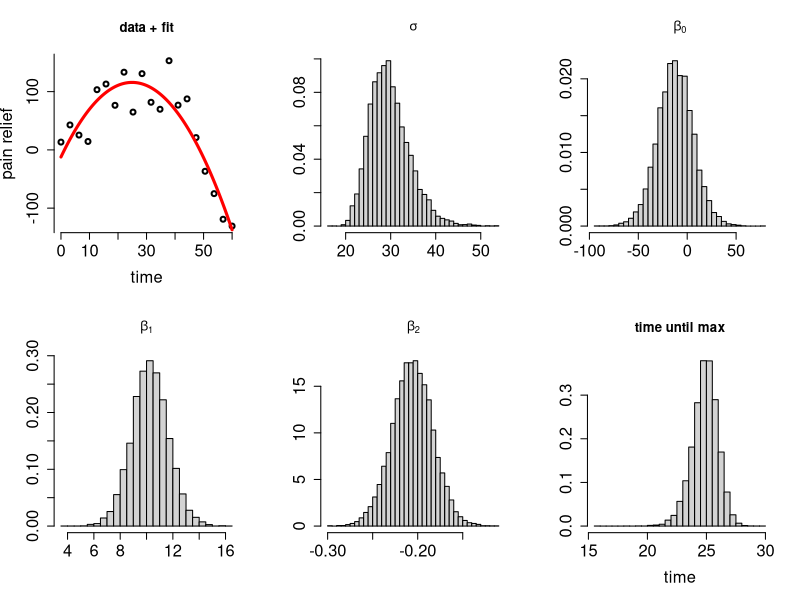

The R script that drew this image:
# Script for find the posterior of the time until maximum in quadratic regression
# Author: Mattias Villani, Stockholm and Linkoping University. http://mattiasvillani.com

# Loading a package with multivariate normal distribution
#install.packages("mvtnorm")
library(mvtnorm)

# Just some figure settings
#install.packages("RColorBrewer")
library("RColorBrewer")
plotColors = brewer.pal(12, "Paired")
pointColor = plotColors[5] # Color for single dots
lwdDef = 8                 # Default line thickness
lwdThin = 6
lwdThinner = 3
pointSizeDef = 4
cexLabDef = 1.5            # Default scaling of font size labels
cexAxisDef = 1.5           # Default scaling of tick labels


# Defining a function that simulates from the scaled inverse Chi-square distribution
rScaledInvChi2 <- function(n, df, scale){
  return((df*scale)/rchisq(n,df=df))
}

BayesLinReg <- function(y, X, mu_0, Omega_0, v_0, sigma2_0, nIter){
  # Direct sampling from a Gaussian linear regression with conjugate prior:
  #
  # beta | sigma2 ~ N(mu_0, sigma2*inv(Omega_0))
  # sigma2 ~ Inv-Chi2(v_0,sigma2_0)
  # 
  # Author: Mattias Villani, IDA, Linkoping University. http://mattiasvillani.com
  #
  # INPUTS:
  #   y - n-by-1 vector with response data observations
  #   X - n-by-nCovs matrix with covariates, first column should be ones if you want an intercept.
  #   mu_0 - prior mean for beta
  #   Omega_0  - prior precision matrix for beta
  #   v_0      - degrees of freedom in the prior for sigma2
  #   sigma2_0 - location ("best guess") in the prior for sigma2
  #   nIter - Number of samples from the posterior (iterations)
  #
  # OUTPUTS:
  #   results$betaSample     - Posterior sample of beta.     nIter-by-nCovs matrix
  #   results$sigma2Sample   - Posterior sample of sigma2.   nIter-by-1 vector
  
  # Compute posterior hyperparameters
  n = length(y) # Number of observations
  nCovs = dim(X)[2] # Number of covariates
  XX = t(X)%*%X
  betaHat <- solve(XX,t(X)%*%y)
  Omega_n = XX + Omega_0
  mu_n = solve(Omega_n,XX%*%betaHat+Omega_0%*%mu_0)
  v_n = v_0 + n
  sigma2_n = as.numeric((v_0*sigma2_0 + ( t(y)%*%y + t(mu_0)%*%Omega_0%*%mu_0 - t(mu_n)%*%Omega_n%*%mu_n))/v_n)
  invOmega_n = solve(Omega_n)
  
  # The actual sampling
  sigma2Sample = rep(NA, nIter)
  betaSample = matrix(NA, nIter, nCovs)
  for (i in 1:nIter){
    
    # Simulate from p(sigma2 | y, X)
    sigma2 = rScaledInvChi2(n=1, df = v_n, scale = sigma2_n)
    sigma2Sample[i] = sigma2
    
    # Simulate from p(beta | sigma2, y, X)
    beta_ = rmvnorm(n=1, mean = mu_n, sigma = sigma2*invOmega_n)
    betaSample[i,] = beta_
    
  }
  return(results = list(sigma2Sample = sigma2Sample, betaSample=betaSample))
}

# Simuting some data from a quadratic model
set.seed(221)
n = 20 # Number of observations
x = seq(0,60,length = n)
beta0 = 0
beta1 = 10
beta2 = -0.2
sigmaEps = 50
y = beta0 + beta1*x + beta2*x^2 + sigmaEps*rnorm(n)
X = cbind(1,x,x^2)

# Plotting the data
png('FindingMax.png')
par(cex.lab=cexLabDef, cex.axis = cexAxisDef)
par(mfrow = c(2,3))
plot(x,y, xlab = 'time', ylab = 'pain relief', main ='data + fit', 
     axes=FALSE, lwd = 2)
axis(side = 1, at = seq(0, max(x), by = 10))
axis(side = 2, at = seq(-200, 200, by = 100))

# Simuting from the posterior of beta and sigma2
mu_0 = c(0,0,0)
Omega_0 = diag(c(0.01,2,4))
v_0 = 4
sigma2_0 = 0.2
nIter = 10000 # number of simulations from posterior 
simRes = BayesLinReg(y, X, mu_0, Omega_0, v_0, sigma2_0, nIter)

meanSigma = mean(sqrt(simRes$sigma2Sample))
meanBeta0 = mean(simRes$betaSample[,1])
meanBeta1 = mean(simRes$betaSample[,2])
meanBeta2 = mean(simRes$betaSample[,3])

xGrid = seq(min(x),max(x), length = 1000)
fit = meanBeta0 + meanBeta1*xGrid + meanBeta2*xGrid^2
lines(xGrid, fit, col ="red", lwd = lwdThinner)

hist(sqrt(simRes$sigma2Sample), 30, freq = F, xlab = '', ylab = "", main = expression(sigma))
hist(simRes$betaSample[,1], 30, freq = F, xlab = '', ylab = "", main = expression(beta[0]))
hist(simRes$betaSample[,2], 30, freq = F, xlab = '', ylab = "", main =expression(beta[1]))
hist(simRes$betaSample[,3], 30, freq = F, xlab = '', ylab = "", main =expression(beta[2]))

maxPoint = -simRes$betaSample[,2]/(2*simRes$betaSample[,3])
hist(maxPoint, 30, freq = F, xlab = 'time', ylab = "", main ='time until max')

dev.off()

